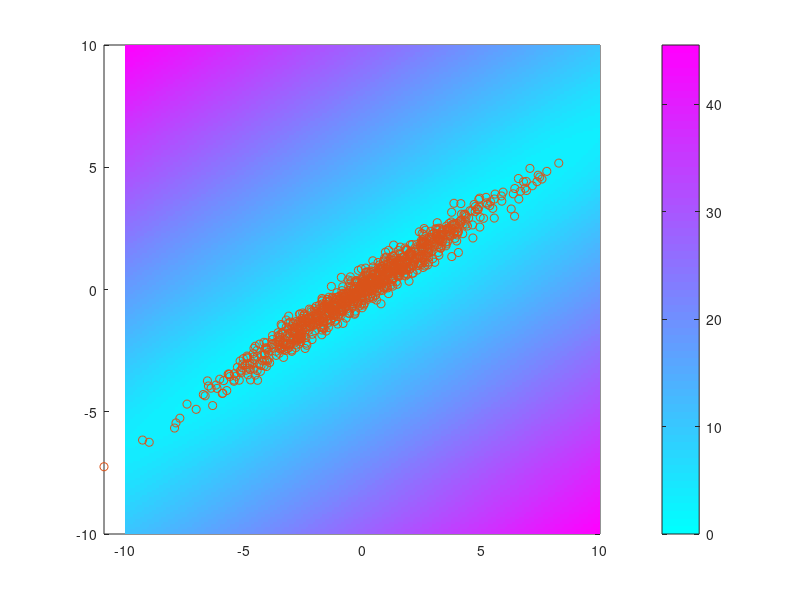

Write MATLAB code to recreate this figure.
%
% The following code has been tested on Octave.
%

% create x and y as iid normal 2D distribution
x = randn (1000, 1);
y = randn (1000, 1);
% We believe the above and do not plot - but we could.
% scatter (xt, yt);

% An example random covariance matrix A (symmetric, positive definite).
A = randn(2,2); A = A'*A; A = (A + A')/2;

% Distort our centered normal distribution using A
t = A*[x, y]';
xt = t(1,:)';
yt = t(2,:)';
% and plot the result:
scatter (xt, yt);
% The plot often reverts to a single long line with some random orientation. Do this
% a couple of times and you will end up with one that is a wider elipsoid.

% Compute the covariance matrix of this 2d distribution.
C = cov(xt, yt);

% Now we can use a new 2d-point np and compute the Mahalanobis distance to our distribution.
np = [0,10];

%
% Use SVD to compute singular value decomposition of the variance-covariance matrix.
[U, S, V] = svd(C);
% Now C equals U*S*V'.
% Replace the sigular values with their inverses, using Tikhonov regularization
% Instead of Sn = diag(1./diag(S)) use regularization:
Sn = diag( diag(S) ./ (diag(S).^2 + 0.001^2) )

% Reconstitute a C using the changed/inverted singular values. Applying this Ct matrix to a datapoint
% will change the datapoint, large values are getting smaller and small values are getting larger. 
% This does not rotate our distribution but makes the two axes/dimensions have the same variance - we 
% de-correlate the data in [xt; yt].
Ct = U*Sn*V';
% Compute the Mahalanobis distance mdist of np to C using a quadratic form.
mdist = np * Ct * np'
% The above "quadratic form" transforms np by Ct, decorrelating it, np is moved to undo the 
% distortion caused by the correlation of the data. We compute a sum of squares as a distance 
% to the origin in that decorrelated space. 'mdist' is now a scalar distance value associated 
% with np. Large mdist means a large Mahalanobis distance of np to the center of the distribution
% (first order) and based on the variances (second order moments).

%
% Here an example. A nice $A$ could be:
%
A = [ 2.4612, 1.3870; 1.3870, 1.2047];
% The point cloud looks like this:
t = A*[x, y]';
xt = t(1,:)';
yt = t(2,:)';
scatter (xt, yt);
% and has a variance/covariance matrix:
C = cov(xt, yt);
% The Mahalanobis computation using Tikhonov regularization:
[U, S, V] = svd(C);
Sn = diag( (diag(S) ./ (diag(S).^2 + 0.001^2)) );
Ct = U*Sn*V';

% And compute one scalar distance $d$ to point [5,2] (close to the distribution)
np = [5,2];
d = np * Ct * np'
% And now a point [-5,2] (farther away from the distribution)
np = [-5,2];
d = np * Ct * np'

%
% Distance map to verify what we are doing.
%
[mx,my] = meshgrid(-10:.1:10, -10:.1:10);
m = zeros(size(mx,1),size(mx,2));
for i=1:size(mx,1)
    for j=1:size(mx,2)
        np = [mx(i,j); my(i,j)]';
        m(i,j) = sqrt(np * Ct * np');
    end
end
h = pcolor (mx, my, m); 
set(h, 'EdgeColor', 'none');
colorbar; colormap(cool);
hold on;
scatter (xt, yt);
% In this image large values are farther away from the distribution.
